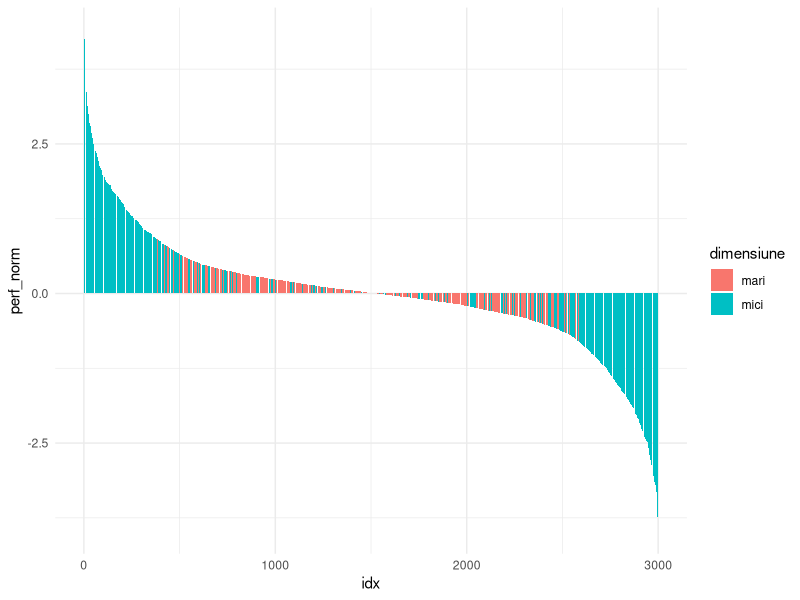

Write R code to recreate this figure.
## ---- chunk 1
library(tidyverse)
## ---- chunk 2
# ((n_scoli / 2), n_stud_mici) => medie la nivel de scoala
# ((n_scoli / 2), n_stud_mari) => medie la nivel de scoala
# dimensiune | perf_medie
simulare_scoruri_scoli <- function(n_scoli = 3000, n_stud_mici = 50, n_stud_mari = 1000) {
  scoli_mici <- matrix(
    rnorm(n_scoli/2 * n_stud_mici, mean=500, sd=25),
    ncol = n_stud_mici,
    nrow = n_scoli/2
  )
  
  scoli_mari <- matrix(
    rnorm(n_scoli/2 * n_stud_mari, mean=500, sd=25),
    ncol = n_stud_mari,
    nrow = n_scoli/2
  )
  
  c(dim(scoli_mici), dim(scoli_mari))
  df_mici <- data.frame(
    dimensiune = "mici", 
    performanta = rowMeans(scoli_mici)
  )
  
  df_mari <- data.frame(
    dimensiune = "mari",
    performanta = rowMeans(scoli_mari)
  )
  
  df <- rbind(df_mari, df_mici)
  p <- df %>% dplyr::arrange(dplyr::desc(performanta)) %>% 
    mutate(idx = row_number()) %>% 
    mutate(perf_norm = (performanta - mean(performanta)) / sd(performanta)) %>% 
    ggplot(aes(x = idx, y = perf_norm, fill = dimensiune)) + 
    geom_col() + 
    theme_minimal()
  list(df, p)
}

results <- simulare_scoruri_scoli()
## ---- chunk 3
# Distributie a scorurilor in cadrul unei scoli 
# Simulare
# Grafic
results[[1]] %>%
  dplyr::arrange(dplyr::desc(performanta)) %>% 
  filter(performanta >= 400 & performanta < 500) %>% 
  group_by(dimensiune) %>% 
  summarise(n = n())

results[[2]]
